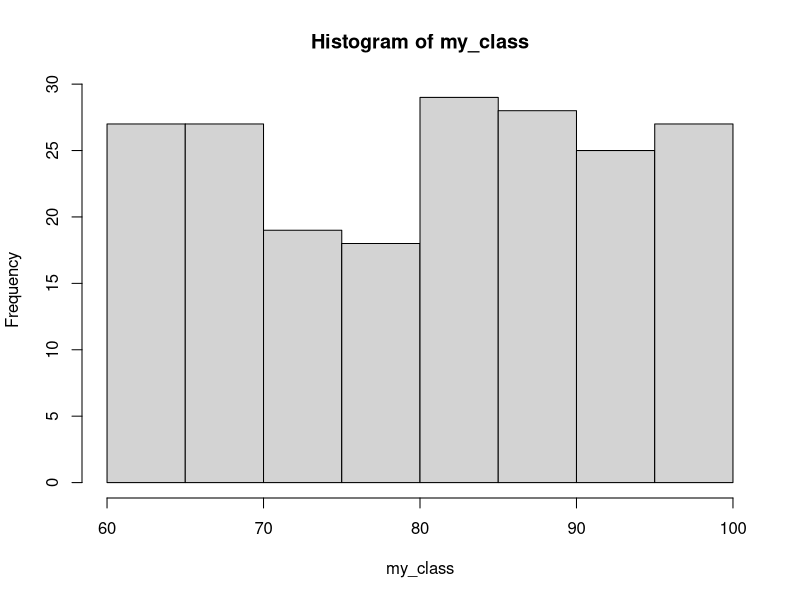
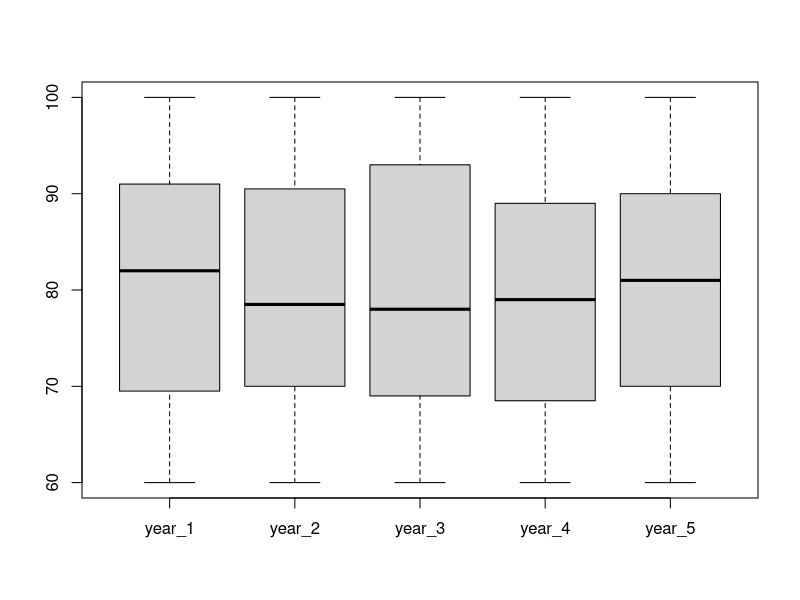

The R script that drew these images, in order:
## ---- chunk 1
me         <- 89
other_199  <- sample(x = 60:100, size = 199, replace = TRUE)
previous_4 <- matrix(sample(x = 60:100, size = 800, replace = TRUE),
                     ncol = 4)

# me, other_199, and previous_4 are available in your workspace

# Merge me and other_199: my_class
my_class <- c(me, other_199)

# cbind() my_class and previous_4: last_5
last_5 <- cbind(my_class, previous_4)

# Name last_5 appropriately
nms <- paste0("year_", 1:5)
colnames(last_5) <- nms
## ---- chunk 2
# me, my_class and last_5 are available in your workspace

# Build histogram of my_class
hist(my_class)

# Generate summary of last_5
summary(last_5)

# Build boxplot of last_5
boxplot(last_5)

## ---- chunk 3
# me, my_class and last_5 are preloaded

# Is your grade equal to 72?
me == 72

# Which grades in your class are higher than 75?
my_class > 75

# Which grades in the last 5 years are below or equal to 64?
last_5 <= 64
## ---- chunk 4
# me, my_class and last_5 are preloaded

# How many grades in your class are higher than 75?
sum(my_class > 75)

# How many students in your class scored strictly higher than you?
sum(my_class > me)

# What's the proportion of grades below or equal to 64 in the last 5 years?
sum(last_5 <= 64) / length(last_5)
## ---- chunk 5
# me, my_class and last_5 are preloaded

# Is your grade greater than 87 and smaller than or equal to 89?
me > 87 & me <= 89

# Which grades in your class are below 60 or above 90?
my_class < 60 | my_class > 90

## ---- chunk 6
# me, my_class and last_5 are preloaded

# What's the proportion of grades in your class that is average?
sum(my_class >= 70 & my_class <= 85) / length(my_class)

# How many students in the last 5 years had a grade of 80 or 90?
sum(last_5 == 80 | last_5 == 90)
## ---- chunk 7
# me, my_class and last_5 are preloaded

# Define n_smart
n_smart <- sum(my_class >= 80)

# Code the if-else construct
if (n_smart > 50){
  print("smart class")
} else {
  print("rather average")
}

## ---- chunk 8
# me, my_class and last_5 are preloaded

# Define prop_less
prop_less <- sum(my_class < me) / length(my_class)

# Code the control construct
if (prop_less > 0.9) {
  print("you're among the best 10 percent")
} else if (prop_less > 0.8){
  print("you're among the best 20 percent")
} else {
  print("need more analysis")
}
## ---- chunk 9
# me, my_class and last_5 are preloaded

# Embedded control structure: fix the error
if (mean(my_class) < 75) {
  if (mean(my_class) > me) {
    print("average year, but still smarter than me")
  } else {
    print("average year, but I'm not that bad")
  }
} else {
  if (mean(my_class) > me) {
    print("smart year, even smarter than me")
  } else {
    print("smart year, but I am smarter")
  }
}
## ---- chunk 10
# me, my_class and last_5 are preloaded

# Create top_grades
top_grades <- my_class[my_class >= 85]

# Create worst_grades
worst_grades <- my_class[my_class < 65]

# Write conditional statement
if (length(top_grades) > length(worst_grades)) {
  print("top grades prevail")
}
